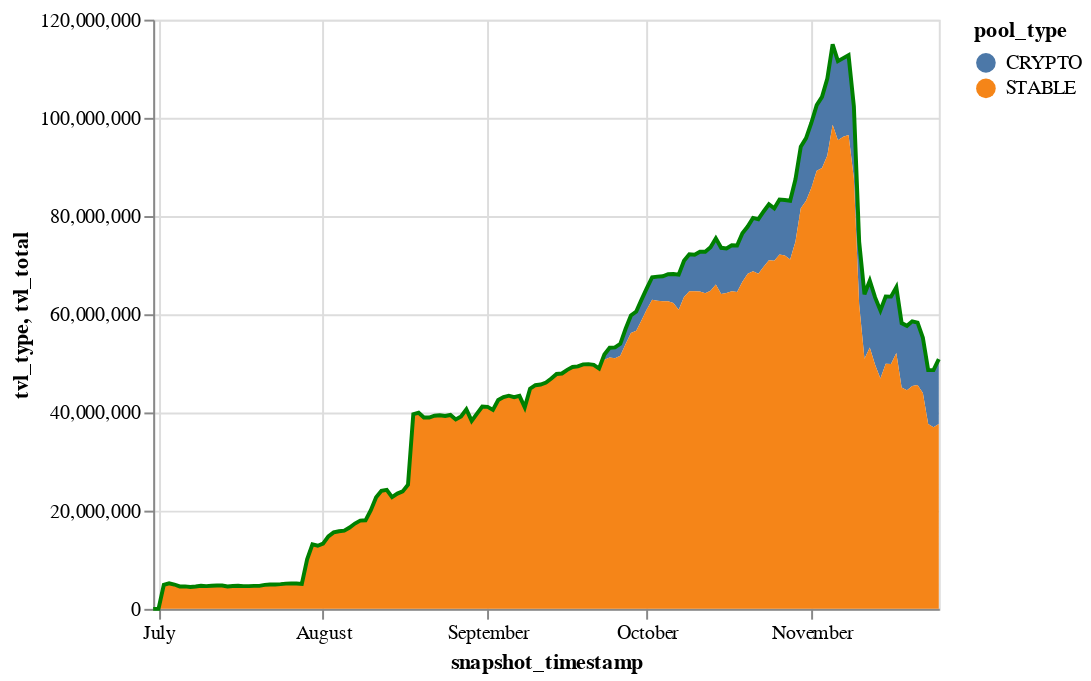

Write notebook code for a chart like this one.
### Code cell
(
    alt.Chart(df_tvl_type)
    .mark_area()
    .encode(
        x="snapshot_timestamp:T", 
        y="tvl_type:Q", 
        color="pool_type:N", 
        tooltip=["pool_type:N", alt.Tooltip("tvl_type:Q", format="$,d")]
    ) + 
    alt.Chart(df_tvl_total)
    .mark_line(color="green")
    .encode(
        x="snapshot_timestamp:T", 
        y="tvl_total:Q", 
        tooltip=[alt.Tooltip("tvl_total:Q", format="$,d")]
    )
)

### Figure 1 — Vega-Lite specification as saved in the notebook (floating-point values rounded to 4 significant figures; data arrays with more than 128 entries replaced by an {"elided": "..."} marker saying what was removed)
{"config": {"view": {"continuousWidth": 400, "continuousHeight": 300}}, "layer": [{"data": {"name": "data-524dcda00479ed880174085723672844"}, "mark": "area", "encoding": {"color": {"field": "pool_type", "type": "nominal"}, "tooltip": [{"field": "pool_type", "type": "nominal"}, {"field": "tvl_type", "format": "$,d", "type": "quantitative"}], "x": {"field": "snapshot_timestamp", "type": "temporal"}, "y": {"field": "tvl_type", "type": "quantitative"}}}, {"data": {"name": "data-a36cf693c95ac9641e60905b53417e8e"}, "mark": {"type": "line", "color": "green"}, "encoding": {"tooltip": [{"field": "tvl_total", "format": "$,d", "type": "quantitative"}], "x": {"field": "snapshot_timestamp", "type": "temporal"}, "y": {"field": "tvl_total", "type": "quantitative"}}}], "$schema": "https://vega.github.io/schema/vega-lite/v4.17.0.json", "datasets": {"data-524dcda00479ed880174085723672844": {"elided": "234 records"}, "data-a36cf693c95ac9641e60905b53417e8e": {"elided": "149 records"}}}
